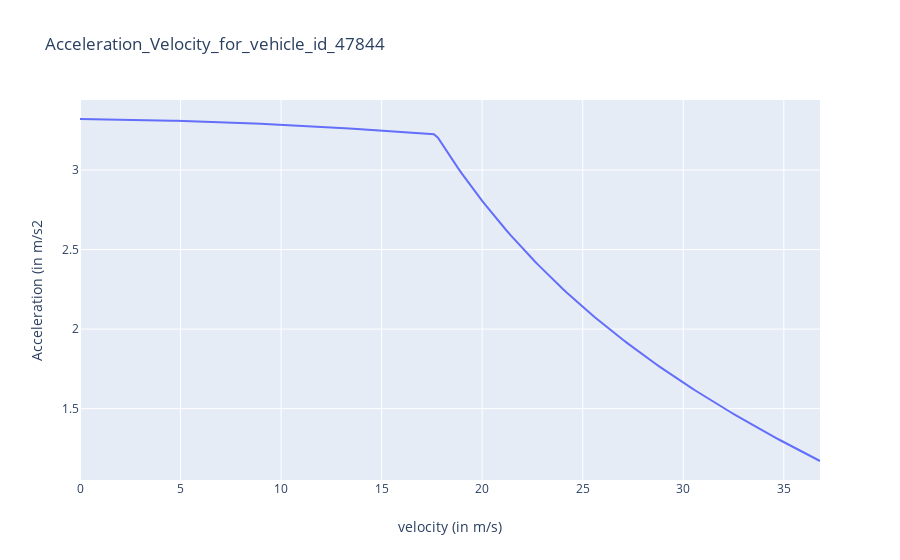

Notebook code cell kept with this figure:
### Markdown cell above
# Compute and plot acceleration versus velocity graph of the vehicle

### Code cell
layout = go.Layout(title=f"Acceleration_Velocity_for_vehicle_id_{vehicle_id}",
                xaxis=dict(title='velocity (in m/s)'),
                yaxis=dict(title='Acceleration (in m/s2'))
data = sol['outputs']['discrete_acceleration_curves']
fig = go.Figure(data=data, layout=layout)
iplot(fig)

### Figure 1 — Plotly figure (JSON) as saved in the notebook; plotly's stock layout.template omitted (floating-point values rounded to 4 significant figures; data arrays with more than 128 entries replaced by an {"elided": "..."} marker saying what was removed)
{"data": [{"type": "scatter", "x": {"elided": "185 float values"}, "y": {"elided": "185 float values"}}], "layout": {"title": {"text": "Acceleration_Velocity_for_vehicle_id_47844"}, "xaxis": {"title": {"text": "velocity (in m/s)"}}, "yaxis": {"title": {"text": "Acceleration (in m/s2"}}}}
